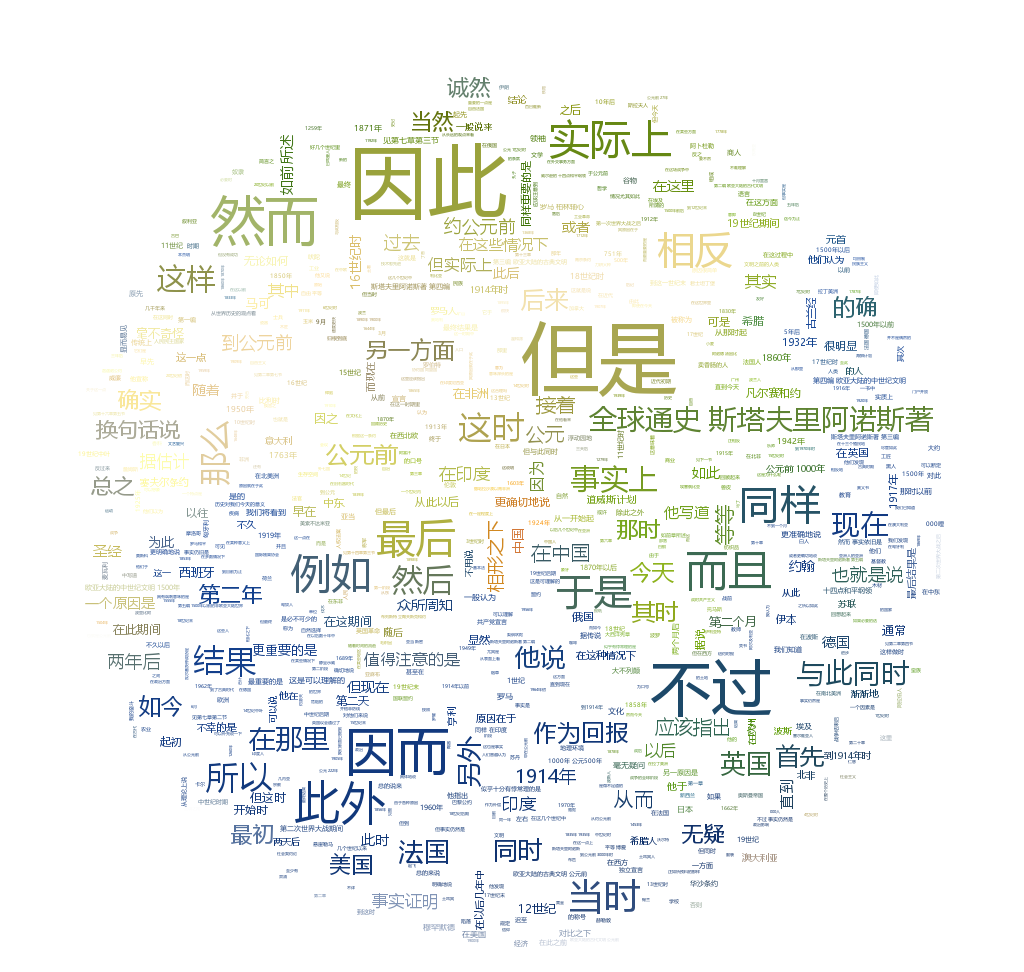

This figure's Python source:
# -*- coding: utf-8 -*-
"""
Created on Sat Jun 16 10:11:46 2018

@author: Sherlock Holmes
"""

# 导入处理图像的库
from scipy.misc import imread
from wordcloud import WordCloud, ImageColorGenerator
import matplotlib.pyplot as plt
from tkinter import *
from PIL import Image, ImageTk
import tkinter as tk
import os

# 程序图形化窗体类
class GraphicInterface(Frame):
    # 构造函数
    def __init__(self, master=None):
        Frame.__init__(self, master)
        self.pack()
        self.createWidgets()
    
    # 图片大小调整函数
    def resize(self, widget_w, widget_h, image):
        #获取图片的原始大小 
        w, h = image.size
        f1 = 1.0 * widget_w / w   
        f2 = 1.0 * widget_h / h      
        factor = min([f1, f2])     
        width = int(w * factor)      
        height = int(h * factor)      
        return image.resize((width, height), Image.ANTIALIAS)
    
    # 创建窗体的函数
    def createWidgets(self):
        # 窗体标题
        self.master.title('《全球通史》词云图')
        # 设置窗体的几何大小
        self.master.geometry('800x600')
        # 设置窗体不可被改变大小
        self.master.resizable(width=False, height=False)
        # 加载图片
        self.img = Image.open(r'wc.png')
        self.reszimg = self.resize(800, 600, self.img)
        self.img = ImageTk.PhotoImage(self.reszimg)    
        
        # 提示文本
        self.label = Label(self.master, text="《全球通史》词云图")
        self.label.pack(side=TOP, fill=BOTH, padx=10, pady=10)
        # 显示图片
        self.image = Label(self.master, image=self.img)
        self.image.pack(side=TOP, fill=BOTH, padx=10, pady=10)
        
        self.pack(expand=1, fill="both")

# 解析背景图片
bgpic = imread('bgpic.jpg')

wc = WordCloud(
        # 设置背景颜色
        background_color = 'white',
        # 设置最大词数
        max_words = 1000,
        # 以该背景图作图绘制词云
        mask = bgpic,
        # 显示字体的最大值
        max_font_size = 80,
        # 选定字体，解决乱码问题
        font_path = "C:/Windows/Fonts/msyh.ttc",
        # 为每个词返回一个PIL颜色
        random_state = 42
        )

# 打开词源的文本文件
text = open('qqts.txt').read()
# 制作词云
wc.generate(text)
# 基于彩色图像生成相应彩色
image_colors = ImageColorGenerator(bgpic)
# 以原图颜色重新绘制词云
wc.recolor(color_func=image_colors)
# 显示图片
#plt.imshow(wc)
# 关闭坐标轴
#plt.axis('off')
# 绘制词云
#plt.figure()
# 以原图颜色重新绘制词云
#plt.imshow(wc.recolor(color_func=image_colors))
# 关闭坐标轴
#plt.axis('off')
# 导出到文件
wc.to_file('wc.png')
print("制作完成！")
# 实例化窗体类
gui = GraphicInterface()
# 主消息循环:
gui.mainloop()
